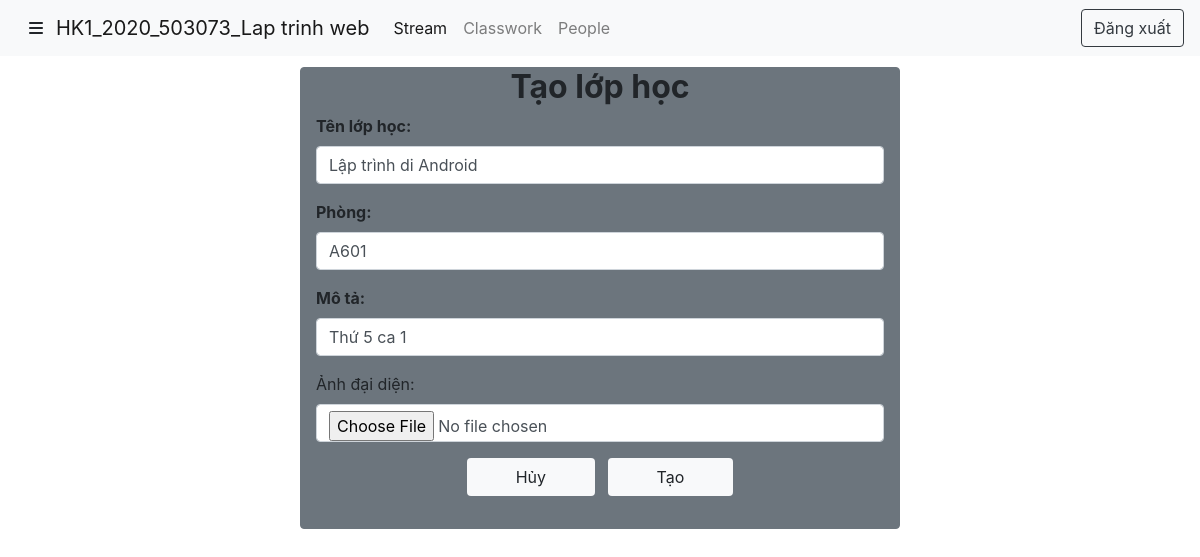
Page /taolophoc.php?id=54 (signed in) on the committed database.
### tables this page shows
CREATE TABLE `class` (
  `IdLop` int(10) NOT NULL,
  `IdAccount` int(10) NOT NULL,
  `TenLop` varchar(100) NOT NULL,
  `TenGv` varchar(100) NOT NULL,
  `Phong` char(10) NOT NULL,
  `MoTa` varchar(1024) NOT NULL,
  `AnhDaiDien` char(255) NOT NULL,
  `MaLop` char(8) NOT NULL
);

### taolophoc.php (the view, shortened to what this page needs)
<!DOCTYPE html>
<html lang="en">
<head>
  <link rel="stylesheet" href="https://maxcdn.bootstrapcdn.com/bootstrap/4.5.2/css/bootstrap.min.css">
  <link rel="stylesheet" href="taolophoc.css">
</head>
<body>
  <nav class="navbar navbar-expand-lg navbar-light bg-light fixed-top">
    <button class="btn"><i class="fa fa-bars"></i></button>
    <a class="navbar-brand" href="#">HK1_2020_503073_Lap trinh web </a>
    <div class="collapse navbar-collapse" id="navbarNav">
      <ul class="navbar-nav">
        <li class="nav-item active">
          <a class="nav-link" href="#">Stream <span class="sr-only">(current)</span></a>
        </li>
        <li class="nav-item">
          <a class="nav-link" href="#">Classwork</a>
        </li>
        <li class="nav-item">
          <a class="nav-link" href="#">People</a>
        </li>
      </ul>
    </div>
    <div>
      <a class="btn btn-outline-dark" href="logout.php">Đăng xuất</a>
    </div>
  </nav>
  <div class="container w-50 border border-secondary justify-content-center rounded lophoc bg-secondary">
    <h2 class="text-center font-weight-bold">Tạo lớp học</h2>
    <form action="" method="post" novalidate enctype="multipart/form-data">
      <?php
      $conn = open_database();
      $nameclass = "";
      $room = "";
      $description = "";
        if (isset($_GET["id"])) {
          $id = $_GET["id"];
          $sql = "SELECT * FROM class WHERE IdLop=$id";
          $result = $conn->query($sql);
          $row = $result->fetch_assoc();
          $nameclass = $row["TenLop"];
          $room = $row["Phong"];
          $description = $row["MoTa"];
        }
      ?>
      <div class="form-group font-weight-bold">
        <label for="nameclass">Tên lớp học:</label>
        <input value="<?= $nameclass ?>" type="nameclass" class="form-control" id="nameclass" placeholder="Nhập tên lớp " name="nameclass">
      </div>
      <div class="form-group font-weight-bold">
        <label for="room">Phòng:</label>
        <input value="<?= $room ?>" type="room" class="form-control" id="room" placeholder="Nhập phòng học" name="room">
      </div>
      <div class="form-group font-weight-bold">
        <label for="description">Mô tả:</label>
        <input value="<?= $description ?>" type="text" class="form-control" id="description" placeholder="Nhập mô tả" name="description">
      </div>
      <div class="form-group">
        <label for="image">Ảnh đại diện:</label>
        <input type="file" class="form-control" placeholder="Chọn ảnh" id='image' name='image'>
      </div>
      <div class="form-group text-center ">
        <button type="reset" class="btn bg-light mr-2 pl-5 pr-5 mb-3">Hủy</button>
        <button type="submit" class="btn bg-light pl-5 pr-5 mb-3">Tạo</button>
      </div>
    </form>
  </div>
</body>
</html>

### taolophoc.css (style rules this page uses)
div.lophoc { margin-top: 50px; }

### rows in the picture
class: nameclass "Lập trình di Android", room "A601", description "Thứ 5 ca 1"
